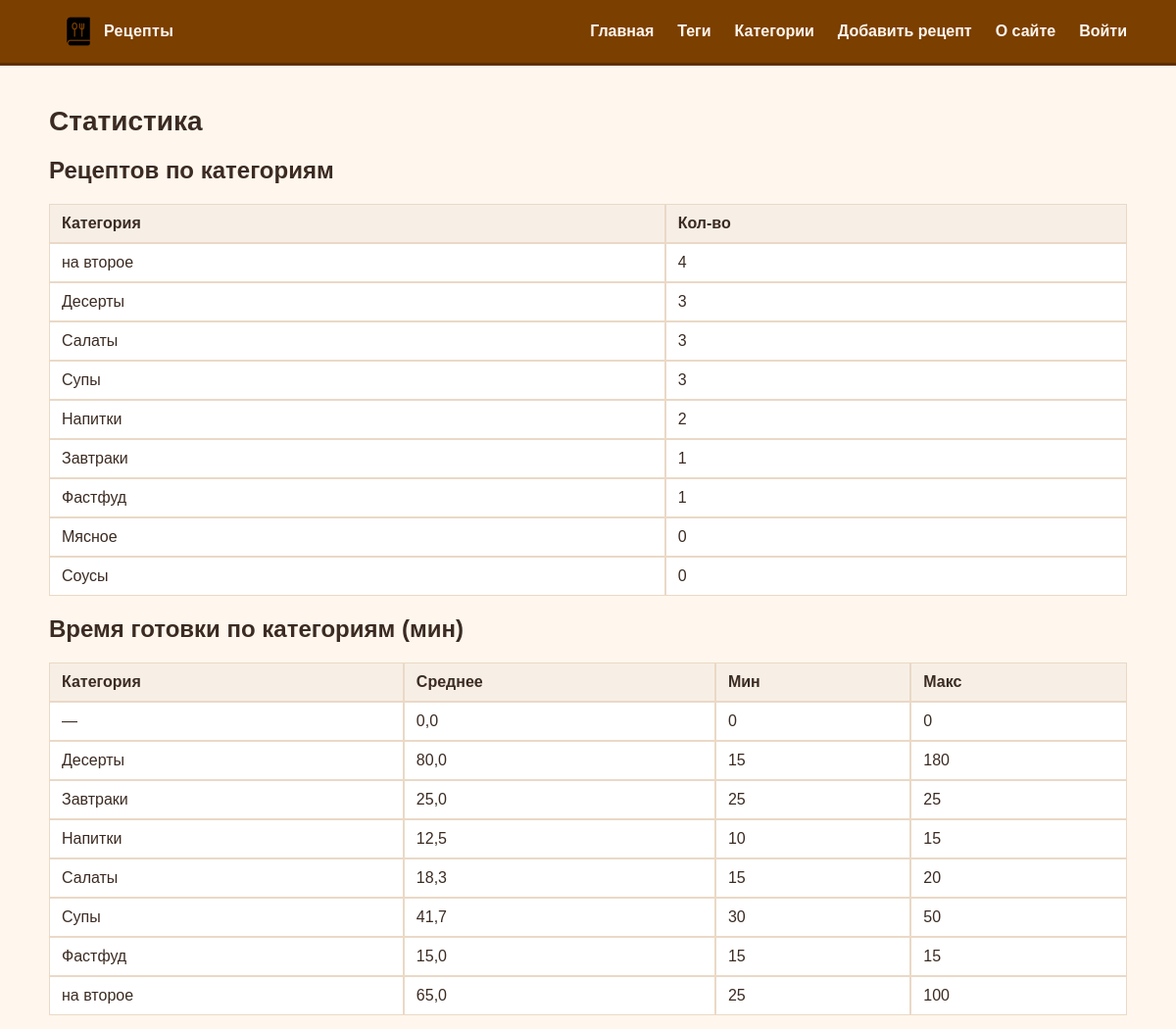
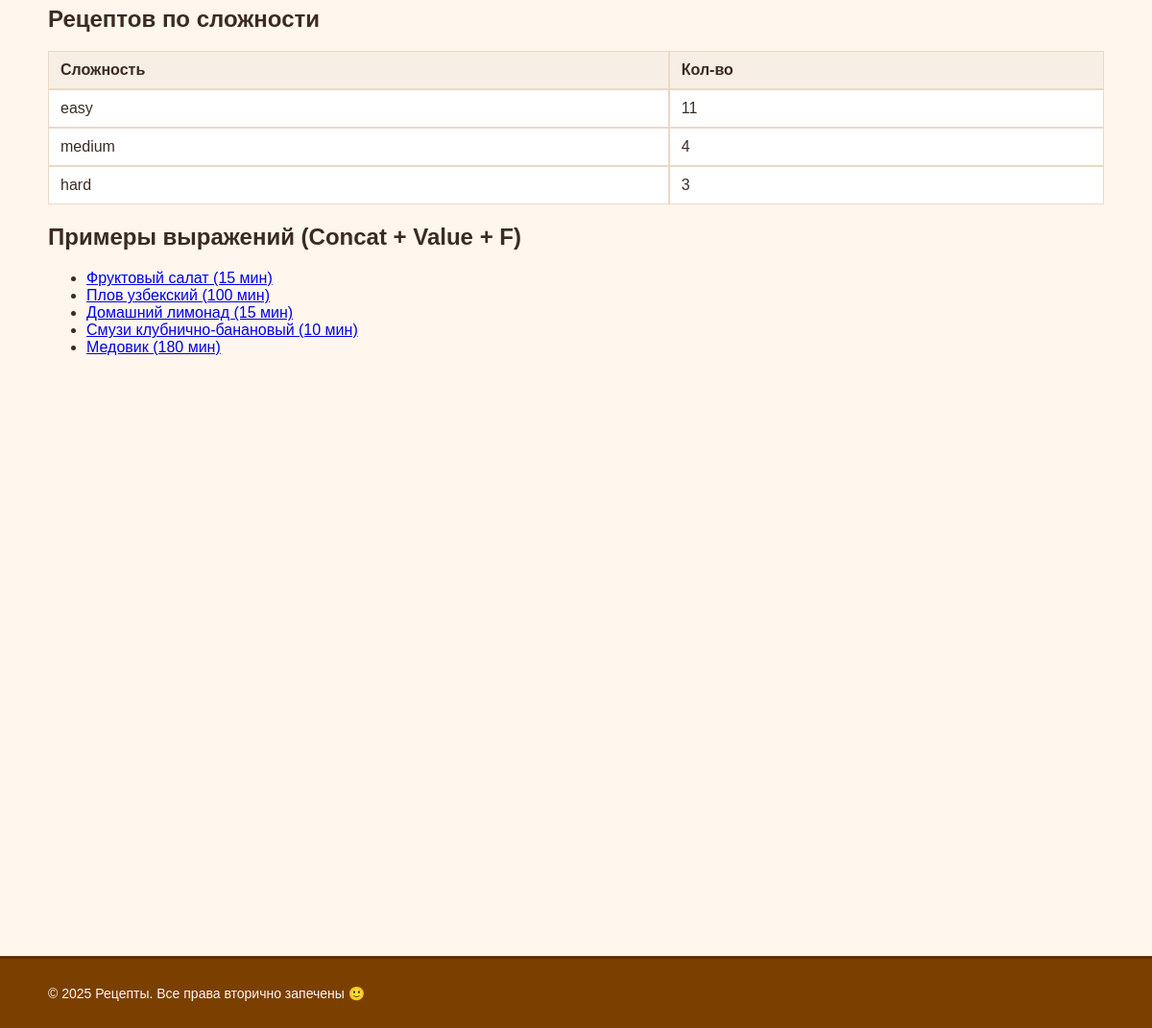
Screenshot of /stats/ with the database file from the repository (2 pictures, top to bottom).
### recipes/models.py (models this page shows, shortened)
class Category(models.Model):
    name = models.CharField("Название", max_length=120, unique=True, db_index=True)
    slug = models.SlugField("Слаг", max_length=120, unique=True, db_index=True)
    class Meta:
        verbose_name = "Категория"
        verbose_name_plural = "Категории"
        ordering = ["name"]

### recipes/views.py (the view)
# urls.py: path('stats/', views.stats, name='stats'),
def stats(request):
    per_category = (Category.objects
                    .annotate(cnt=Count('recipes'))
                    .values('name', 'cnt')
                    .order_by('-cnt', 'name'))
    cook_stats = (Recipe.objects
                  .values('category__name')
                  .annotate(avg=Avg('cook_time_min'), mn=Min('cook_time_min'), mx=Max('cook_time_min'))
                  .order_by('category__name'))
    per_difficulty = (Recipe.objects
                      .values('difficulty')
                      .annotate(cnt=Count('id'))
                      .order_by('-cnt'))
    samples = (
    Recipe.published
    .annotate(
        title_with_time=Concat(
            F('title'),
            Value(' ('),
            Cast(F('cook_time_min'), output_field=models.CharField()),
            Value(' мин)')
        )
    )
    .values('title_with_time', 'slug')[:5]
)
    ctx = {
        'title': 'Статистика',
        'per_category': list(per_category),
        'cook_stats': list(cook_stats),
        'per_difficulty': list(per_difficulty),
        'samples': list(samples),
        'year': 2025,
    }
    return render(request, 'recipes/stats.html', ctx)

### recipes/models.py (called while the page is built)
    def get_queryset(self):
        return super().get_queryset().filter(is_published=True)

### recipes/templates/recipes/stats.html (shortened to what this page needs)
{% extends 'base.html' %}
{% block content %}
  <h1 class="page-title">Статистика</h1>
  <h2>Рецептов по категориям</h2>
  <table class="tbl">
    <tr><th>Категория</th><th>Кол-во</th></tr>
    {% for row in per_category %}
      <tr><td>{{ row.name|default:"—" }}</td><td>{{ row.cnt }}</td></tr>
    {% endfor %}
  </table>
  <h2>Время готовки по категориям (мин)</h2>
  <table class="tbl">
    <tr><th>Категория</th><th>Среднее</th><th>Мин</th><th>Макс</th></tr>
    {% for row in cook_stats %}
      <tr>
        <td>{{ row.category__name|default:"—" }}</td>
        <td>{{ row.avg|floatformat:1 }}</td>
        <td>{{ row.mn }}</td>
        <td>{{ row.mx }}</td>
      </tr>
    {% endfor %}
  </table>
  <h2>Рецептов по сложности</h2>
  <table class="tbl">
    <tr><th>Сложность</th><th>Кол-во</th></tr>
    {% for row in per_difficulty %}
      <tr><td>{{ row.difficulty }}</td><td>{{ row.cnt }}</td></tr>
    {% endfor %}
  </table>
  <h2>Примеры выражений (Concat + Value + F)</h2>
  <ul>
    {% for s in samples %}
      <li><a href="{% url 'recipe_detail_slug' s.slug %}">{{ s.title_with_time }}</a></li>
    {% endfor %}
  </ul>
{% endblock %}

### recipes/static/recipes/css/styles.css (style rules this page uses)
:root { --choco:#7B3F00; --choco-dark:#5e2f00; --cream:#FFF7ED; --ink:#3b2b22; --paper:#ffffff; --border:#ead9c6; --header-h:64px; --footer-h:72px; --header-extra-gap:20px; --footer-extra-gap:32px; }
html, body { min-height:100%; margin:0; color:var(--ink); background:var(--cream); font-family:Arial, system-ui, -apple-system, "Segoe UI", Roboto, "Helvetica Neue", sans-serif; }
body { padding-top:calc(var(--header-h) + var(--header-extra-gap)); padding-bottom:calc(var(--footer-h) + var(--footer-extra-gap)); }
.page-title { margin:8px 0 16px; font-size:28px; }
.tbl { width:100%; border-collapse:separate; border-spacing:0; margin:8px 0 16px; }
.tbl th,.tbl td { padding:10px 12px; border:1px solid var(--border); background:#fff; }
.tbl th { background:#f7efe6; text-align:left; }

### rows the page displays
Category: name "на второе", cnt "4", category__name "на второе", avg "65,0", mn "25", mx "100"
Category: name "Десерты", cnt "3", category__name "Десерты", avg "80,0", mn "15", mx "180"
Category: name "Салаты", cnt "3", category__name "Салаты", avg "18,3", mn "15", mx "20"
Category: name "Супы", cnt "3", category__name "Супы", avg "41,7", mn "30", mx "50"
Category: name "Напитки", cnt "2", category__name "Напитки", avg "12,5", mn "10", mx "15"
Category: name "Завтраки", cnt "1", category__name "Завтраки", avg "25,0", mn "25", mx "25"
Category: name "Фастфуд", cnt "1", category__name "Фастфуд", avg "15,0", mn "15", mx "15"
Category: name "Мясное", cnt "0"
Category: name "Соусы", cnt "0"

### other values shown
{{ row.category__name|default:"—" }} "—"
{{ row.avg|floatformat:1 }} "0,0"
{{ row.mn }} "0"
{{ row.mx }} "0"
{{ row.difficulty }} "easy" "medium" "hard"
{{ row.cnt }} "11" "4" "3"
{{ s.title_with_time }} "Фруктовый салат (15 мин)" "Плов узбекский (100 мин)" "Домашний лимонад (15 мин)" "Смузи клубнично-банановый (10 мин)" "Медовик (180 мин)"
{{ year|default:2025 }} "2025"
